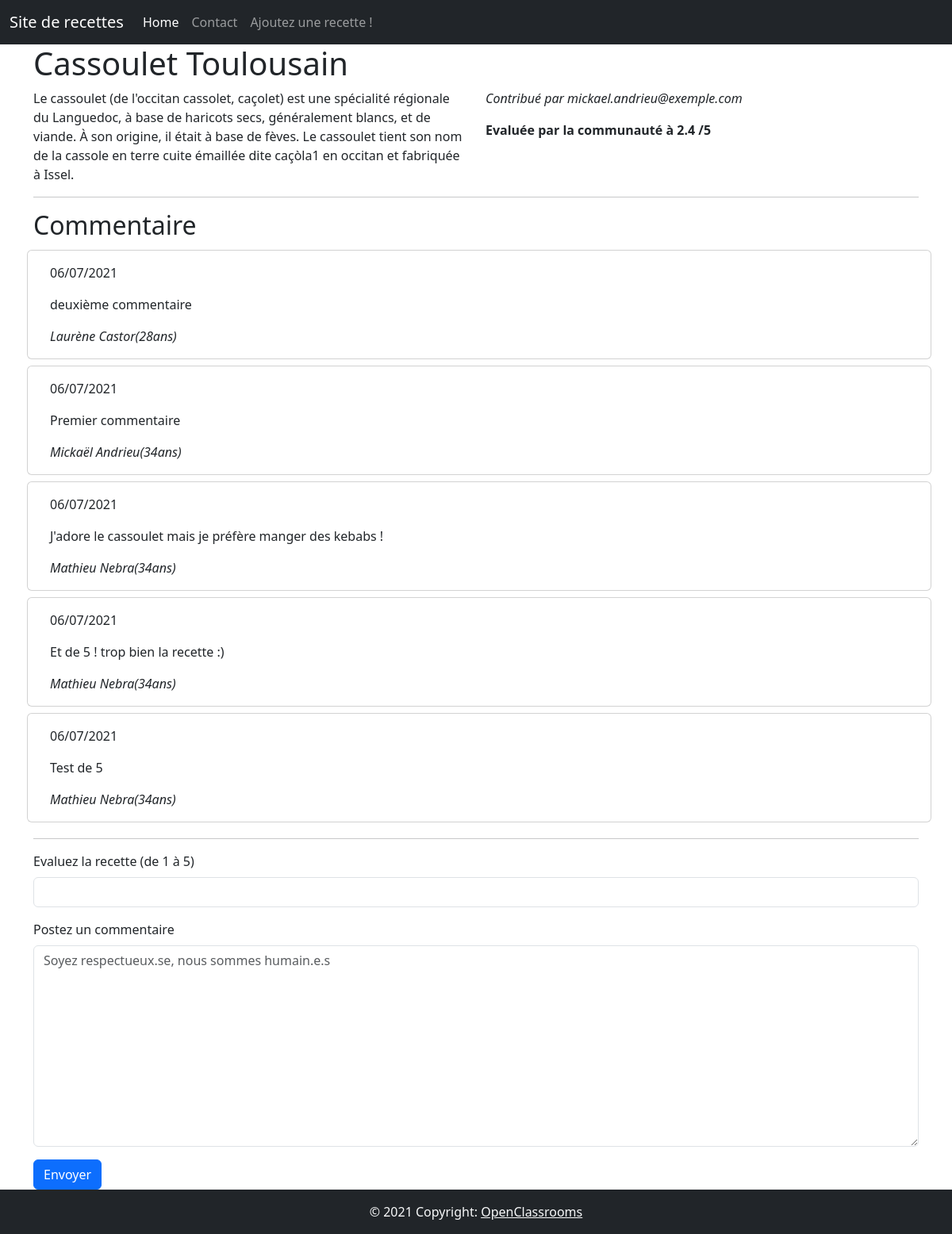
Page /recipes/read.php?id=1 (signed in) on the committed database.
### tables this page shows
CREATE TABLE `comments` (
  `comment_id` int(11) NOT NULL,
  `user_id` int(11) NOT NULL,
  `recipe_id` int(11) NOT NULL,
  `comment` text NOT NULL,
  `created_at` datetime NOT NULL DEFAULT current_timestamp(),
  `review` int(11) NOT NULL DEFAULT 3
);

CREATE TABLE `users` (
  `user_id` int(11) NOT NULL,
  `full_name` varchar(64) NOT NULL,
  `email` varchar(512) NOT NULL,
  `password` varchar(512) NOT NULL,
  `age` int(11) NOT NULL
);

### variables.php (called while the page is built, shortened)
<?php
$usersStatement = $mysqlClient->prepare('SELECT * FROM users');
$usersStatement->execute();
$users = $usersStatement->fetchAll();

### functions.php (called while the page is built, shortened)
<?php
function displayUser(int $userId, array $users): string
{
    for ($i = 0; $i < count($users); $i++) {
        $user = $users[$i];
        if ($userId === (int) $user['user_id']) {
            return $user['full_name'] . '(' . $user['age'] . 'ans)';
        }
    }
    return 'Non touvé.';
}

### recipes/read.php (the view, shortened to what this page needs)
<?php
include_once('../config/mysql.php');
include_once('../variables.php');
$getData = $_GET;
$recipeId = $getData['id'];
$retrieveRecipeWithCommentsStatement = $mysqlClient->prepare('SELECT *,DATE_FORMAT(c.created_at, "%d/%m/%Y") AS comment_date FROM recipes r LEFT JOIN comments c ON r.recipe_id = c.recipe_id WHERE r.recipe_id = :id');
$retrieveRecipeWithCommentsStatement->execute([
    'id' => $recipeId,
]);
$recipeWithComments = $retrieveRecipeWithCommentsStatement->fetchAll(PDO::FETCH_ASSOC);
$averageRaingStatement = $mysqlClient->prepare('SELECT ROUND(AVG(c.review),1) AS rating FROM  recipes r LEFT JOIN comments c ON r.recipe_id = c.recipe_id WHERE r.recipe_id = :id');
$averageRaingStatement->execute([
    'id' => $recipeId
]);
$averageRating = $averageRaingStatement->fetch(PDO::FETCH_ASSOC);
$recipe = [
    'recipe_id' => $recipeWithComments[0]['recipe_id'],
    'title' => $recipeWithComments[0]['title'],
    'recipe' => $recipeWithComments[0]['recipe'],
    'author' => $recipeWithComments[0]['author'],
    'comments' => [],
    'rating' => $averageRating['rating'],
];
foreach ($recipeWithComments as $comment) {
    if (!is_null($comment['comment_id'])) {
        $recipe['comments'][] = [
            'comment_id' => $comment['comment_id'],
            'comment' => $comment['comment'],
            'user_id' => (int) $comment['user_id'],
            'created_at' => $comment['comment_date'],
        ];
    }
}
?>
<!DOCTYPE html>
<html lang="en">
<head>
    <link rel="stylesheet" href="https://cdn.jsdelivr.net/npm/bootstrap@5.3.2/dist/css/bootstrap.min.css">
</head>
<body class="d-flex flex-column min-vh-100">
    <?php include_once($rootPath . '/tests/header.php'); ?>
    <div class="container">
        <h1><?= $recipe['title'] ?></h1>
        <div class="row">
            <article class="col">
                <?= $recipe['recipe']; ?>
            </article>
            <aside class="col">
                <p><i>Contribué par <?= $recipe['author'] ?></i></p>
                <p><b>Evaluée par la communauté à <?= $recipe['rating']; ?> /5</b></p>
            </aside>
        </div>
        <?php if (count($recipe['comments']) > 0) : ?>
            <hr />
            <h2>Commentaire</h2>
            <div class="row">
                <?php foreach ($recipe['comments'] as $comment) : ?>
                    <div class="card m-1">
                        <div class="card-body">
                            <p class="card-text"><?= $comment['created_at']; ?></p>
                            <p class="card-text"><?= $comment['comment']; ?></p>
                            <i class="card-text"><?= displayUser($comment['user_id'], $users); ?></i>
                        </div>
                    </div>
                <?php endforeach ?>
            </div>
        <?php endif ?>
        <hr />
        <?php if (isset($loggedUser)) : ?>
            <?php include_once($rootPath . '/tests/comments/create.php'); ?>
        <?php endif ?>
    </div>
    <?php include_once($rootPath . '/tests/footer.php'); ?>
</body>
</html>

### rows in the picture
comments: created_at "06/07/2021", comment "deuxième commentaire", user.age "Laurène Castor(28ans)"
comments: created_at "06/07/2021", comment "Premier commentaire", user.age "Mickaël Andrieu(34ans)"
comments: created_at "06/07/2021", comment "J'adore le cassoulet mais je préfère manger des kebabs !", user.age "Mathieu Nebra(34ans)"
comments: created_at "06/07/2021", comment "Et de 5 ! trop bien la recette :)", user.age "Mathieu Nebra(34ans)"
comments: created_at "06/07/2021", comment "Test de 5", user.age "Mathieu Nebra(34ans)"

### other values in the picture
$recipe['title'] "Cassoulet Toulousain"
$recipe['author'] "mickael.andrieu@exemple.com"
$recipe['rating'] "2.4"
